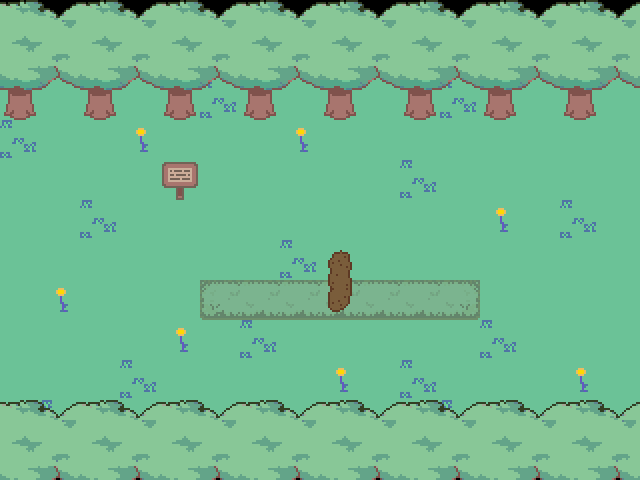

Tiled map render using the project's own tile images. Description and the map definition, with tile-layer contents summarised, below:
An orthogonal 16x12 tile map with 40x40 px tiles, 5 tile layers (Tile Layer 1, Tile Layer 3, Tile Layer 4, Tile Layer 2, ...) and 30 objects (8x spikes, 2x tilebutton, 2x transition, interactable, frog, ...).

<map version="1.10" tiledversion="1.10.0" orientation="orthogonal" renderorder="right-down" width="16" height="12" tilewidth="40" tileheight="40" infinite="0" nextlayerid="13" nextobjectid="37">
 <editorsettings>
  <export target="data.lua" format="lua" />
 </editorsettings>
 <properties>
  <property name="music" value="forest" />
 </properties>
 <tileset firstgid="1" source="../../tilesets/woods.tsx" />
 <layer id="1" name="Tile Layer 1" width="16" height="12">
  <data>[192 cells, 160 non-empty, 3 distinct tile ids]</data>
 </layer>
 <layer id="3" name="Tile Layer 3" width="16" height="12">
  <data>[192 cells, 8 non-empty, 4 distinct tile ids]</data>
 </layer>
 <layer id="4" name="Tile Layer 4" width="16" height="12">
  <data>[192 cells, 2 non-empty, 2 distinct tile ids]</data>
 </layer>
 <layer id="2" name="Tile Layer 2" width="16" height="12">
  <data>[192 cells, 80 non-empty, 6 distinct tile ids]</data>
 </layer>
 <objectgroup color="#864300" id="8" name="blockcollision">
  <object id="4" x="200" y="280" width="280" />
  <object id="5" x="480" y="280" height="40" />
  <object id="6" x="200" y="320" width="280" />
  <object id="7" x="200" y="280" height="40" />
 </objectgroup>
 <objectgroup color="#bebebe" id="9" name="stonecollision">
  <object id="8" x="320" y="240" height="80" />
  <object id="9" x="320" y="320" width="40" />
  <object id="10" x="360" y="240" height="80" />
  <object id="11" x="320" y="240" width="40" />
 </objectgroup>
 <objectgroup id="5" name="collision">
  <object id="1" x="0" y="0" width="640" height="120" />
  <object id="2" x="0" y="440" width="640" height="40" />
  <object id="30" x="160" y="160" width="40" height="40" />
 </objectgroup>
 <objectgroup id="10" name="objects_spikes">
  <object id="12" name="tilebutton" x="440" y="280" width="40" height="40">
   <properties>
    <property name="blocks" type="bool" value="true" />
    <property name="cutscene" value="forest.puzzle5" />
    <property name="group" value="buton" />
    <property name="once" type="bool" value="true" />
   </properties>
  </object>
  <object id="13" name="tilebutton" x="320" y="280" width="40" height="40">
   <properties>
    <property name="blocks" type="bool" value="true" />
    <property name="cutscene" value="forest.puzzle5" />
    <property name="group" value="buton" />
    <property name="once" type="bool" value="true" />
   </properties>
  </object>
  <object id="16" name="spikes" x="520" y="120" width="40" height="40">
   <properties>
    <property name="default" type="bool" value="true" />
    <property name="flag" value="puzzle5" />
   </properties>
  </object>
  <object id="21" name="spikes" x="520" y="160" width="40" height="40">
   <properties>
    <property name="default" type="bool" value="true" />
    <property name="flag" value="puzzle5" />
   </properties>
  </object>
  <object id="22" name="spikes" x="520" y="200" width="40" height="40">
   <properties>
    <property name="default" type="bool" value="true" />
    <property name="flag" value="puzzle5" />
   </properties>
  </object>
  <object id="23" name="spikes" x="520" y="240" width="40" height="40">
   <properties>
    <property name="default" type="bool" value="true" />
    <property name="flag" value="puzzle5" />
   </properties>
  </object>
  <object id="24" name="spikes" x="520" y="280" width="40" height="40">
   <properties>
    <property name="default" type="bool" value="true" />
    <property name="flag" value="puzzle5" />
   </properties>
  </object>
  <object id="25" name="spikes" x="520" y="320" width="40" height="40">
   <properties>
    <property name="default" type="bool" value="true" />
    <property name="flag" value="puzzle5" />
   </properties>
  </object>
  <object id="26" name="spikes" x="520" y="360" width="40" height="40">
   <properties>
    <property name="default" type="bool" value="true" />
    <property name="flag" value="puzzle5" />
   </properties>
  </object>
  <object id="27" name="spikes" x="520" y="400" width="40" height="40">
   <properties>
    <property name="default" type="bool" value="true" />
    <property name="flag" value="puzzle5" />
   </properties>
  </object>
 </objectgroup>
 <objectgroup id="6" name="objects">
  <object id="28" name="transition" x="0" y="120" width="15" height="320">
   <properties>
    <property name="map" value="forest_puzzle4" />
    <property name="marker" value="fp5" />
   </properties>
  </object>
  <object id="32" name="interactable" x="160" y="160" width="40" height="40">
   <properties>
    <property name="cutscene" value="forest.sign3" />
   </properties>
  </object>
  <object id="35" name="transition" x="625" y="120" width="15" height="320">
   <properties>
    <property name="map" value="crossing_area" />
    <property name="marker" value="fp5" />
   </properties>
  </object>
  <object id="36" name="frog" x="360" y="200">
   <properties>
    <property name="actor" value="froglin" />
    <property name="chase" type="bool" value="true" />
    <property name="encounter" value="frog" />
    <property name="group" value="pepsi" />
   </properties>
   <point />
  </object>
 </objectgroup>
 <objectgroup id="11" name="objects_tile">
  <object id="14" name="pushblock" x="200" y="280" width="40" height="40">
   <properties>
    <property name="input_lock" type="bool" value="false" />
    <property name="inputlock" type="bool" value="false" />
    <property name="lock" type="bool" value="false" />
   </properties>
  </object>
  <object id="15" name="stone" x="320" y="280" width="40" height="40">
   <properties>
    <property name="input_lock" type="bool" value="false" />
    <property name="inputlock" type="bool" value="false" />
    <property name="lock" type="bool" value="false" />
   </properties>
  </object>
 </objectgroup>
 <objectgroup id="7" name="markers">
  <object id="3" name="spawn" x="240" y="200">
   <point />
  </object>
  <object id="29" name="fp4" x="40" y="280">
   <point />
  </object>
  <object id="34" name="cro" x="600" y="280">
   <point />
  </object>
 </objectgroup>
 <layer id="12" name="Copy of Tile Layer 2" width="16" height="12">
  <data>[192 cells, 80 non-empty, 6 distinct tile ids]</data>
 </layer>
</map>
